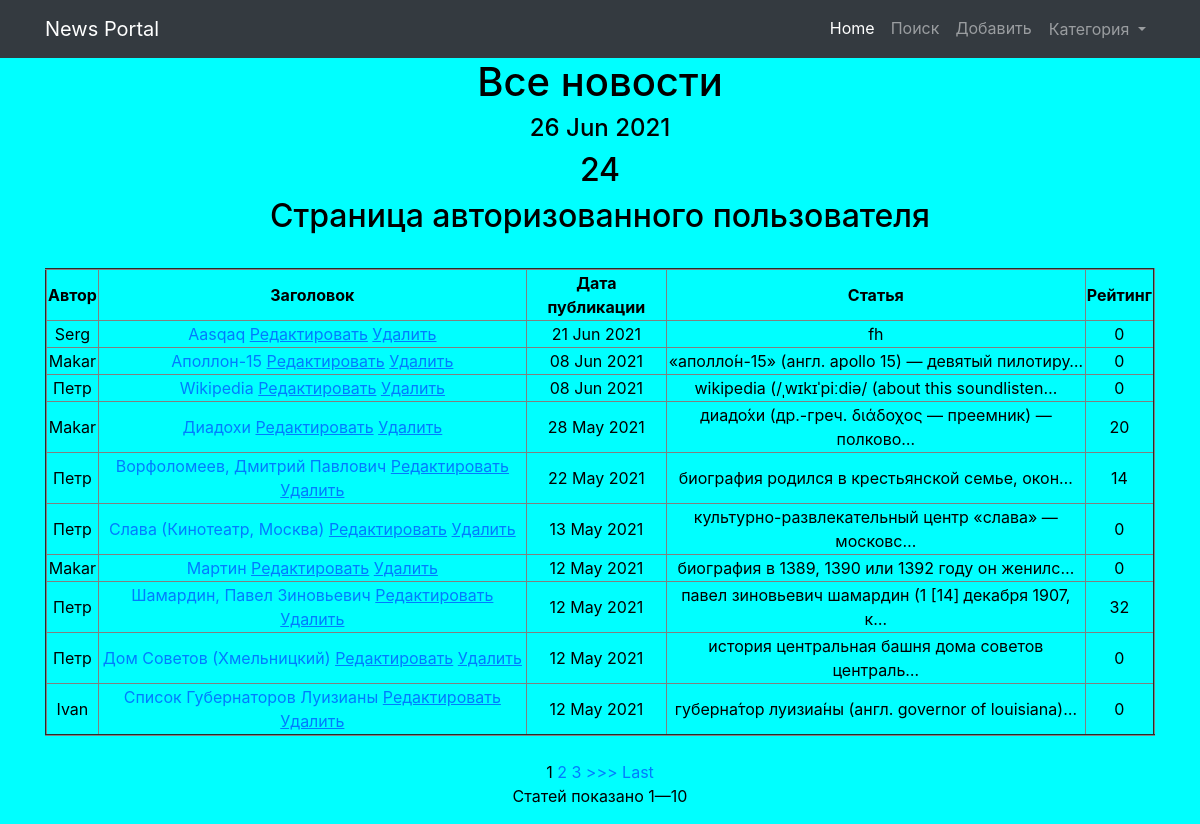
Page /news/ on the committed database.
### news/models.py (models this page shows, shortened)
class Post(models.Model):
    postAuthor = models.ForeignKey(Author, on_delete=models.CASCADE)
    postNews = 'PN'
    postArticle = 'PA'
    POSITIONS = [
        (postArticle, 'Статья'),
        (postNews, 'Новость'),
    ]
    position = models.CharField('Тип', max_length=2, choices=POSITIONS, default=postArticle)
    dateCreation = models.DateTimeField('Поиск по дате в формате "год-месяц-день"', auto_now_add=True)
    postCategory = models.ManyToManyField(Category, through='PostCategory')
    preview_name = models.CharField('Заголовок', max_length=128)
    text = models.TextField('Поле для текста')
    rating = models.SmallIntegerField('Рейтинг', default=0)

class Author(models.Model):
    authorUser = models.OneToOneField(User, on_delete=models.CASCADE)
    authorRating = models.SmallIntegerField(default=0)

### news/views.py (the view, shortened to what this page needs)
# urls.py: path('', NewsList.as_view()),
class NewsList(ListView):
    model = Post
    template_name = 'news_list.html'
    context_object_name = 'news'
    ordering = ['-dateCreation']
    paginate_by = 10
    form_class = PostForm
    def get_filter(self):
        return PostFilter(self.request.GET, queryset=super().get_queryset())
    def get_queryset(self):
        return self.get_filter().qs
    def get_context_data(self, *args, **kwargs):
        return {
            **super().get_context_data(*args, **kwargs),
            'filter': self.get_filter(),
            'form': self.form_class,
            'all_post': Post.objects.all(),
            'time_now': datetime.utcnow(),
            'is_not_authors': not self.request.user.groups.filter(name='authors').exists(),
            'all_category': Category.objects.filter(),
        }

### news/models.py (called while the page is built)
    def __str__(self):
        return self.category_name

### news/templatetags/custom_filters.py (called while the page is built)
@register.filter(name='censor')
def censor(value):
    x = value.lower()
    if ' ' in x:
        a = list(x.split(' '))
        for i in a:
            if i in bad_words:
                y = a.index(i)
                a.remove(i)
                a.insert(y, '@!%&!2')
                value = (" ".join(a))
                return value
    if x in bad_words:
        x = '@!%&!'
        return x
    else:
        return x

### templates/news_list.html (shortened to what this page needs)
{% extends 'default.html' %}
{% load custom_filters %}
{% block content %}
<div>
    <h1>Все новости</h1>
    <h4>{{ time_now|date:'d M Y' }}</h4>
    <h2>{{all_post|length}}</h2>
    <h2>Страница авторизованного пользователя {{request.user.username}}</h2><br>
{% if news %}
    <table style="margin: auto" border="2">
        <tr>
            <th> Автор </th>
            <th> Заголовок </th>
            <th> Дата публикации </th>
            <th> Статья </th>
            <th> Рейтинг </th>
        </tr>
{% for new in news %}
        <tr>
            <td> {{ new.postAuthor.authorUser.first_name }} </td>
            <td>
                <a href="{% url 'news_detail' new.id %}"> {{ new.preview_name|title }}</a>
                <a href="{% url 'news_update' new.id %}"><u>Редактировать</u></a>
                <a href="{% url 'news_delete' new.id %}"><u> Удалить </u></a>
            </td>
            <td> {{ new.dateCreation|date:'d M Y'  }} </td>
            <td> {{ new.text|truncatechars:50|censor }} </td>
            <td> {{ new.rating }} </td>
        </tr>
{% endfor %}
    </table>
{% else %}
    <h2>Новостей нет!</h2>
{% endif %}
    <br>
{% if is_paginated %}
    {% for num in page_obj.paginator.page_range %}
        {% if page_obj.number == num %}
            <a>{{ num }}</a>
        {% elif num > page_obj.number|add:'-3' and num < page_obj.number|add:'3' %}
            <a href="?page={{ num }}">{{ num }}</a>
        {% endif %}
    {% endfor %}
    {% if page_obj.has_next %}
        <a href="?page={{ page_obj.next_page_number }}">>>></a>
        <a href="?page={{ page_obj.paginator.num_pages }}">Last</a>
    {% endif %}
    <p>Статей показано {{ page_obj.start_index }}—{{ page_obj.end_index }}</p>
{% endif %}
</div>
{% endblock content %}

### templates/default.html (shortened to what this page needs)
{% load static %}
<!DOCTYPE html>
<html lang="en">
<head>
    <link href="{% static 'vendor/bootstrap/css/bootstrap.min.css' %}" rel="stylesheet">
</head>
<body>
    <nav class="navbar navbar-expand-lg navbar-dark bg-dark static-top">
        <div class="container">
            <a class="navbar-brand" href="/news">News Portal</a>
            <div class="collapse navbar-collapse" id="navbarResponsive">
                <ul class="navbar-nav ml-auto">
                    <li class="nav-item active">
                        <a class="nav-link" href="/news"> Home
                        </a>
                    </li>
                    <li class="nav-item">
                        <a class="nav-link" href="/news/search/"> Поиск </a>
                    </li>
                    <li class="nav-item">
                        <a class="nav-link" href="/news/add/"> Добавить </a>
                    </li>
                    <div class="dropdown collapse navbar-collapse" id="navbarNavDarkDropdown">
                      <ul class="navbar-nav">
                        <li class="nav-item dropdown">
                          <a class="nav-link dropdown-toggle btn"
                            href="/"  role="button"
                            data-toggle="dropdown" aria-expanded="false">
                             Категория
                          </a>
                        </li>
                      </ul>
                    </div>
                </ul>
            </div>
        </div>
    </nav>
    <div class="container">
        <div class="row">
            <div class="col-lg-12 text-center">
                {% block content %} {{ news.content }} {% endblock content %}
            </div>
        </div>
    </div>
</body>
</html>

### templates/default.html (style rules this page uses)
body { background: aqua; color: black; }

### rows in the picture
Post: postAuthor.authorUser.first_name "Serg", preview_name "Aasqaq", dateCreation "21 Jun 2021", text|censor "fh", rating "0"
Post: postAuthor.authorUser.first_name "Makar", preview_name "Аполлон-15", dateCreation "08 Jun 2021", text|censor "«аполло́н-15» (англ. apollo 15) — девятый пилотиру…", rating "0"
Post: postAuthor.authorUser.first_name "Петр", preview_name "Wikipedia", dateCreation "08 Jun 2021", text|censor "wikipedia (/ˌwɪkɪˈpiːdiə/ (about this soundlisten…", rating "0"
Post: postAuthor.authorUser.first_name "Makar", preview_name "Диадохи", dateCreation "28 May 2021", text|censor "диадо́хи (др.-греч. διάδοχος — преемник) — полково…", rating "20"
Post: postAuthor.authorUser.first_name "Петр", preview_name "Ворфоломеев, Дмитрий Павлович", dateCreation "22 May 2021", text|censor "биография ро­дил­ся в кре­стьян­ской семье, окон…", rating "14"
Post: postAuthor.authorUser.first_name "Петр", preview_name "Слава (Кинотеатр, Москва)", dateCreation "13 May 2021", text|censor "культурно-развлекательный центр «слава» — московс…", rating "0"
Post: postAuthor.authorUser.first_name "Makar", preview_name "Мартин", dateCreation "12 May 2021", text|censor "биография в 1389, 1390 или 1392 году он же­нил­с…", rating "0"
Post: postAuthor.authorUser.first_name "Петр", preview_name "Шамардин, Павел Зиновьевич", dateCreation "12 May 2021", text|censor "павел зиновьевич шамардин (1 [14] декабря 1907, к…", rating "32"
Post: postAuthor.authorUser.first_name "Петр", preview_name "Дом Советов (Хмельницкий)", dateCreation "12 May 2021", text|censor "история центральная башня дома советов централь…", rating "0"
Post: postAuthor.authorUser.first_name "Ivan", preview_name "Список Губернаторов Луизианы", dateCreation "12 May 2021", text|censor "губерна́тор луизиа́ны (англ. governor of louisiana)…", rating "0"

### other values in the picture
{{ all_post|length }} "24"
{{ num }} "1"
{{ num }} "2" "3"
{{ page_obj.start_index }} "1"
{{ page_obj.end_index }} "10"
